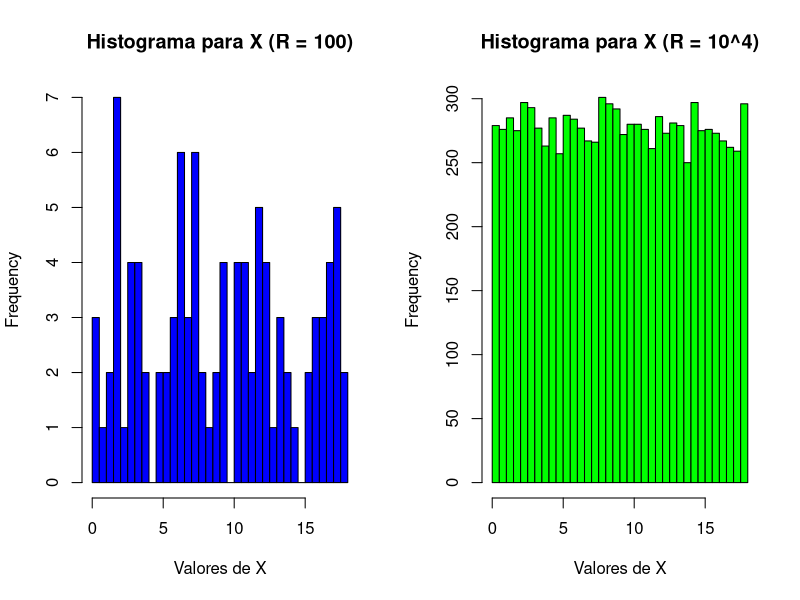
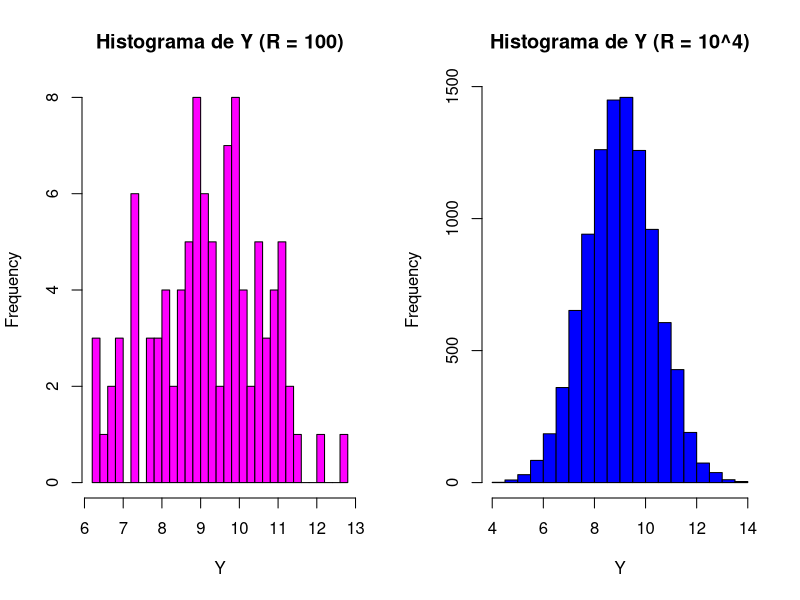
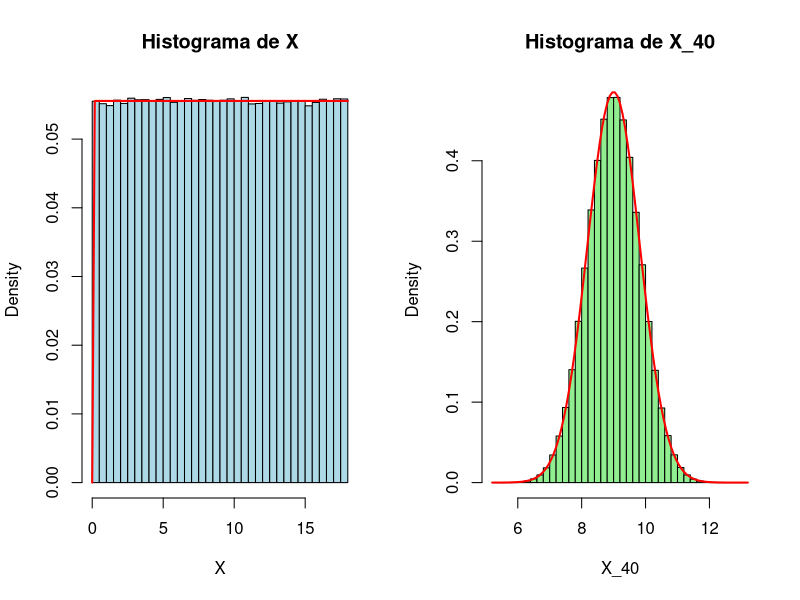
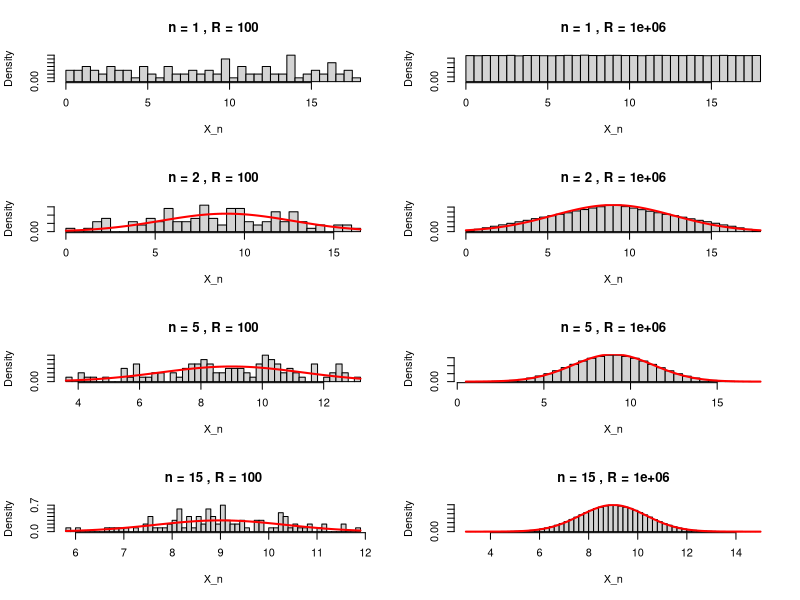

These figures' R source, in order:
## ---- chunk 1
set.seed(6803)

# 1.a Generar la función X_dist(R)
X_dist <- function(R) {
  runif(R, min = 0, max = 18)
}
## ---- chunk 2
R_values <- c(2, 30, 100, 10^4)
resultados <- data.frame(R = integer(), Media = numeric(), Varianza = numeric())

for (R in R_values) {
  muestras <- X_dist(R)
  media_muestral <- mean(muestras)
  varianza_muestral <- var(muestras)
  resultados <- rbind(resultados, data.frame(R = R, Media = media_muestral, Varianza = varianza_muestral))
}

print(resultados)
## ---- chunk 3
a <- 0
b <- 18
E_X <- (a + b) / 2
V_X <- (b - a)^2 / 12

print(paste("Esperanza E(X):", E_X))
print(paste("Varianza V(X):", V_X))
## ---- chunk 4
par(mfrow = c(1, 2))  # Configurar la ventana gráfica para dos gráficos lado a lado

# Histograma para R = 100
hist(X_dist(100), breaks = 30, main = "Histograma para X (R = 100)", xlab = "Valores de X", col = "blue")

# Histograma para R = 10^4
hist(X_dist(10^4), breaks = 30, main = "Histograma para X (R = 10^4)", xlab = "Valores de X", col = "green")
## ---- chunk 5




Y_dist <- function(R) {
  realizaciones <- replicate(R, mean(runif(15, min = 0, max = 18)))
  return(realizaciones)
}
## ---- chunk 6
resultados_Y <- data.frame(R = integer(), Media = numeric(), Varianza = numeric())

for (R in R_values) {
  muestras_Y <- Y_dist(R)
  media_muestral_Y <- mean(muestras_Y)
  varianza_muestral_Y <- var(muestras_Y)
  resultados_Y <- rbind(resultados_Y, data.frame(R = R, Media = media_muestral_Y, Varianza = varianza_muestral_Y))
}

print(resultados_Y)
## ---- chunk 7
E_Y <- E_X  # E(Y) = E(X)
V_Y <- V_X / 15  # V(Y) = V(X) / 15

print(paste("Esperanza E(Y):", E_Y))
print(paste("Varianza V(Y):", V_Y))
## ---- chunk 8
par(mfrow = c(1, 2))  # Configurar la ventana gráfica para dos gráficos lado a lado

# Histograma para R = 100
hist(Y_dist(100), breaks = 30, main = "Histograma de Y (R = 100)", xlab = "Y", col = "magenta")

# Histograma para R = 10^4
hist(Y_dist(10^4), breaks = 30, main = "Histograma de Y (R = 10^4)", xlab = "Y", col = "blue")
## ---- chunk 9
R <- 10^6
n <- 40

X <- runif(R, min = 0, max = 18)
X_40 <- replicate(R, mean(runif(n, min = 0, max = 18)))

par(mfrow = c(1, 2))

# Histograma para X
hist(X, breaks = 50, probability = TRUE, main = "Histograma de X", xlab = "X", col = "lightblue")
curve(dunif(x, min = 0, max = 18), col = "red", lwd = 2, add = TRUE)

# Histograma para X_40
hist(X_40, breaks = 50, probability = TRUE, main = "Histograma de X_40", xlab = "X_40", col = "lightgreen")
mu <- 9  # Esperanza de X
sigma <- sqrt((18 - 0)^2 / 12) / sqrt(n)  
curve(dnorm(x, mean = mu, sd = sigma), col = "red", lwd = 2, add = TRUE)
## ---- chunk 10
n_values <- c(1, 2, 5, 15)
R_values <- c(10^2, 10^6)

par(mfrow = c(4, 2))

for (n in n_values) {
  for (R in R_values) {
    X_n <- replicate(R, mean(runif(n, min = 0, max = 18)))
    hist(X_n, breaks = 50, probability = TRUE,
         main = paste("n =", n, ", R =", R),
         xlab = "X_n", col = "lightgray")
    
    if (n > 1) {
      mu <- 9  # Esperanza de X
      sigma <- sqrt((18 - 0)^2 / 12) / sqrt(n)  
      curve(dnorm(x, mean = mu, sd = sigma), col = "red", lwd = 2, add = TRUE)
    }
  }
}
